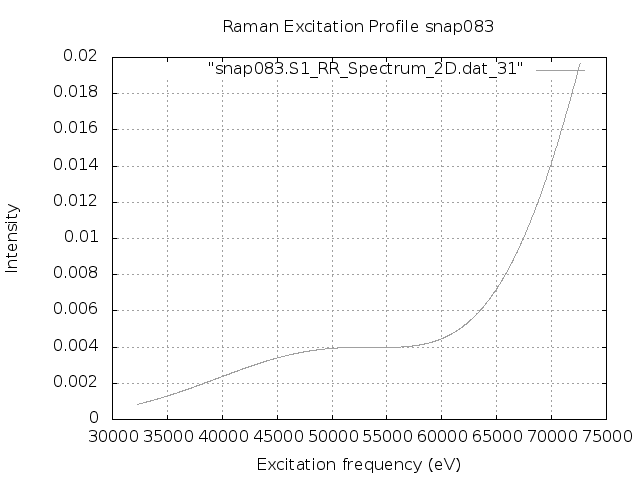

Generate this figure with gnuplot:
set terminal png
set output "snap083.S1.REP_frozen.png"
set xlabel 'Excitation frequency (eV)'
set ylabel 'Intensity'
set title "Raman Excitation Profile snap083"
set grid
set autoscale
plot "snap083.S1_RR_Spectrum_2D.dat_31" with lines lc "blue"
exit
